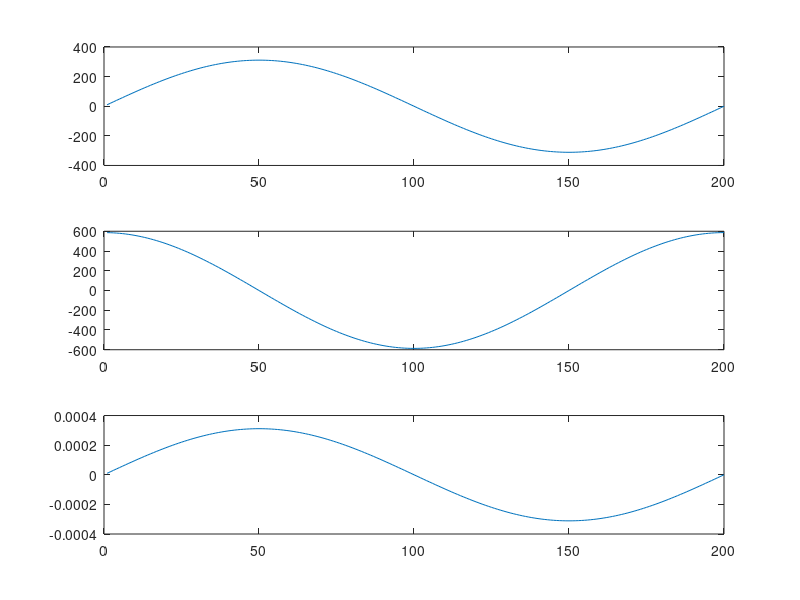

Here is the MATLAB script that generated this plot: (Note: this script raises an error after producing the figure.)
close all;
clear all;
clc;

adc_samples = 200; # 1주기당 ADC 샘플개수
n = 1:1:200;
f = 60; # 60Hz

# 검증용 실험 조건 1
R_ins = 10^6; # 절연저항 1 Mohm
C_ins = 0; # 정전용량 0 F

# 검증용 실험 데이터 생성
adc_V = 220*sqrt(2)*sin(2*pi/adc_samples * n); # 220V 일 때 전압 ADC 측정 값 * 이득 값
dVdt = 220*sqrt(2)*2*pi*f/adc_samples*cos(2*pi/adc_samples * n); # 전압 미분 값
adc_Z = adc_V/R_ins + dVdt * C_ins;
figure(1);
subplot(3,1,1);
plot(adc_V);
subplot(3,1,2);
plot(dVdt);
subplot(3,1,3);
plot(adc_Z);

# 기본파 산출방법
[Vx, Vy] = separateFreq(1, adc_V, adc_samples); # 전압 벡터
[Zx, Zy] = separateFreq(1, adc_Z, adc_samples); # 누설전류 벡터
# Vx가 220이 나왔는지 확인
# Zx가 0.00022가 나왔는지 확인

# 검증용 실험 조건 2
R_ins = 500*10^3; # 절연저항 500 kohm
C_ins = 10*10^-9; # 정전용량 10 nF

# 검증용 실험 데이터 생성
adc_V = 220*sqrt(2)*sin(2*pi/adc_samples * (n + 80)); # 220V 일 때 전압 ADC 측정 값 * 이득 값
dVdt = 220*sqrt(2)*2*pi*f/adc_samples*cos(2*pi/adc_samples * (n + 80)); # 전압 미분 값
adc_Z = adc_V/R_ins + dVdt * C_ins;
figure(2);
subplot(3,1,1);
plot(adc_V);
subplot(3,1,2);
plot(dVdt);
subplot(3,1,3);
plot(adc_Z);

# n 고조파 산출방법
Vx_hd0 = 1:11;
Vy_hd0 = 1:11;
Zx_hd0 = 1:11;
Zy_hd0 = 1:11;
for i=1:1:11
  [Vx_hd0(i), Vy_hd0(i)] = separateFreq(i, adc_V, adc_samples); # 계산한 전압 벡터
  [Zx_hd0(i), Zy_hd0(i)] = separateFreq(i, adc_Z, adc_samples); # 계산한 전압 벡터
end

# 전압 벡터(기본파)가 기준이 되도록(X 좌표 축으로 이동되도록) 좌표 변환하기
Vx_hd1 = 1:11;
Vy_hd1 = 1:11;
Zx_hd1 = 1:11;
Zy_hd1 = 1:11;
Xref = Vx_hd0(1);
Yref = Vy_hd0(1);
for i=1:1:11
  [Vx_hd1(i), Vy_hd1(i)] = transformationVector(Vx_hd0(i),Vy_hd0(i),Xref,Yref); # 계산한 전압 벡터
  [Zx_hd1(i), Zy_hd1(i)] = transformationVector(Zx_hd0(i),Zy_hd0(i),Xref,Yref); # 계산한 전압 벡터
end

